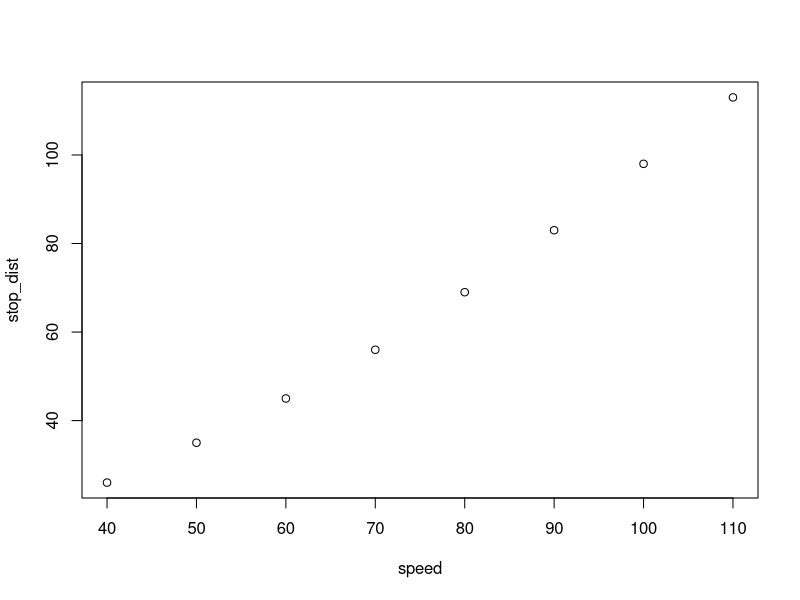
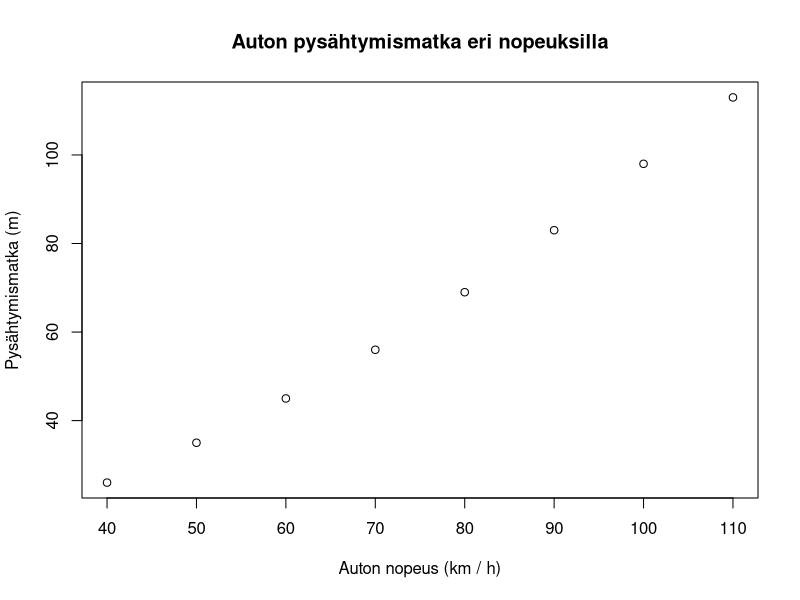
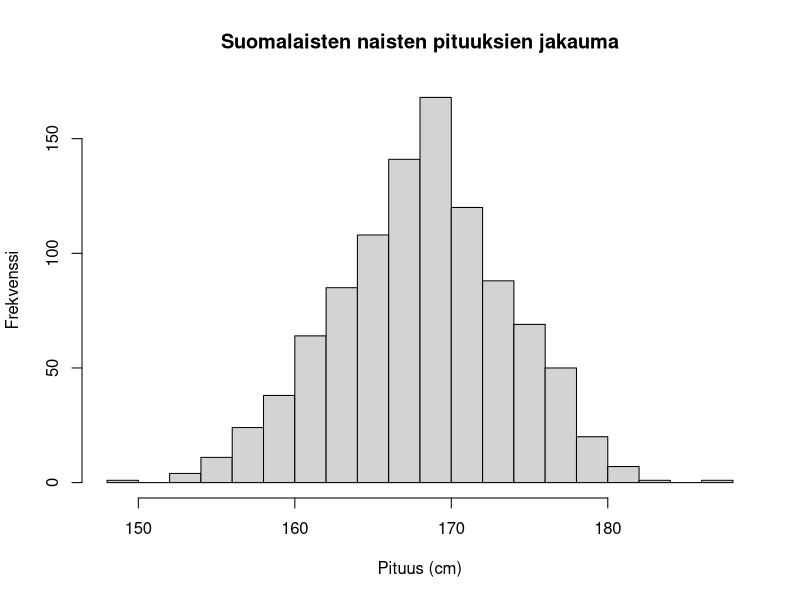
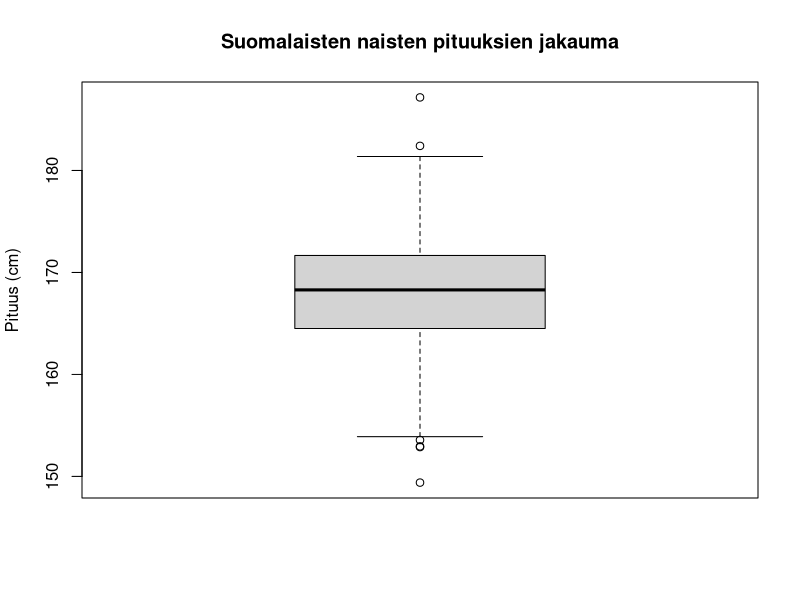
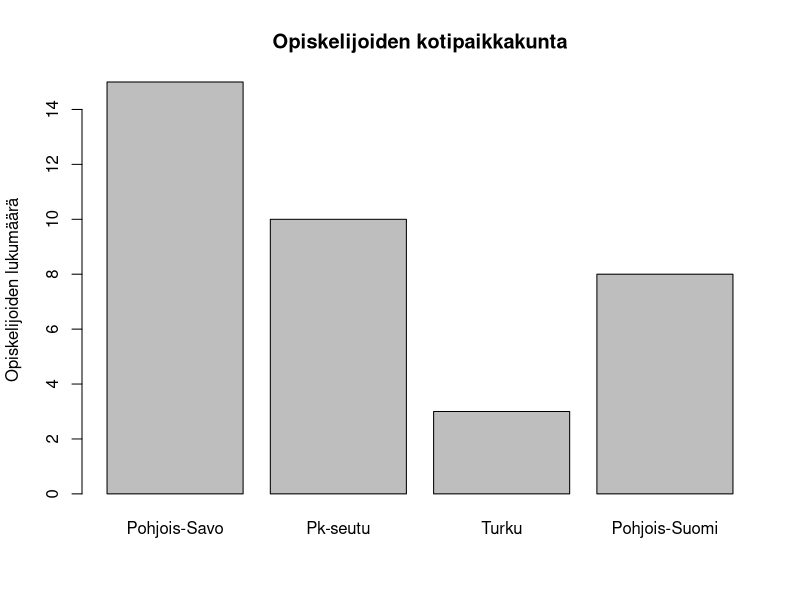
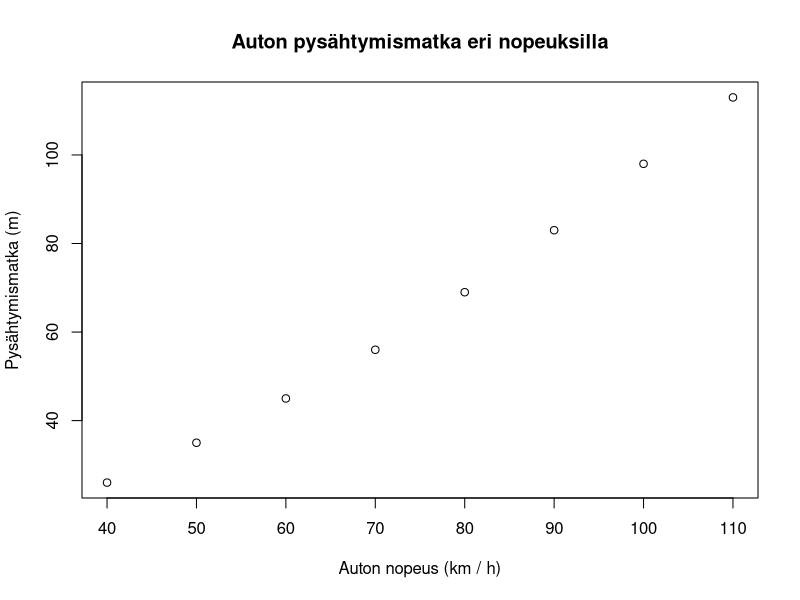
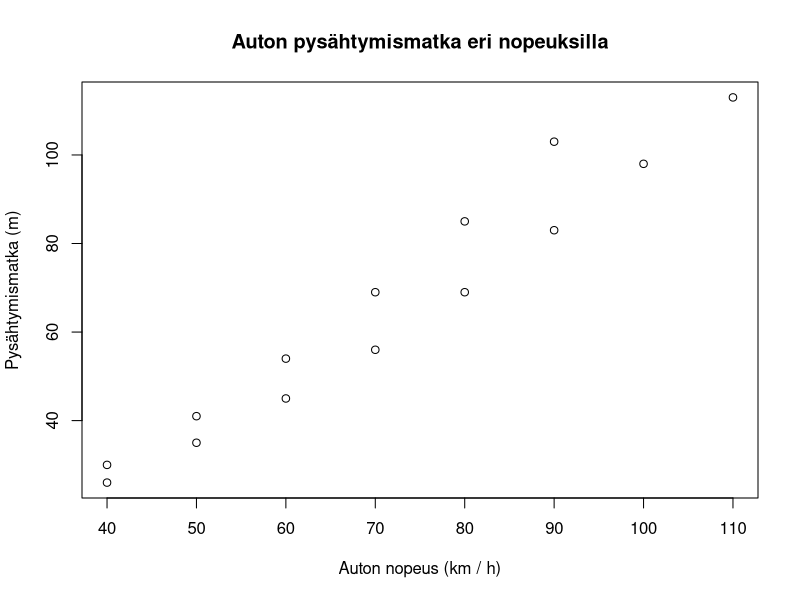
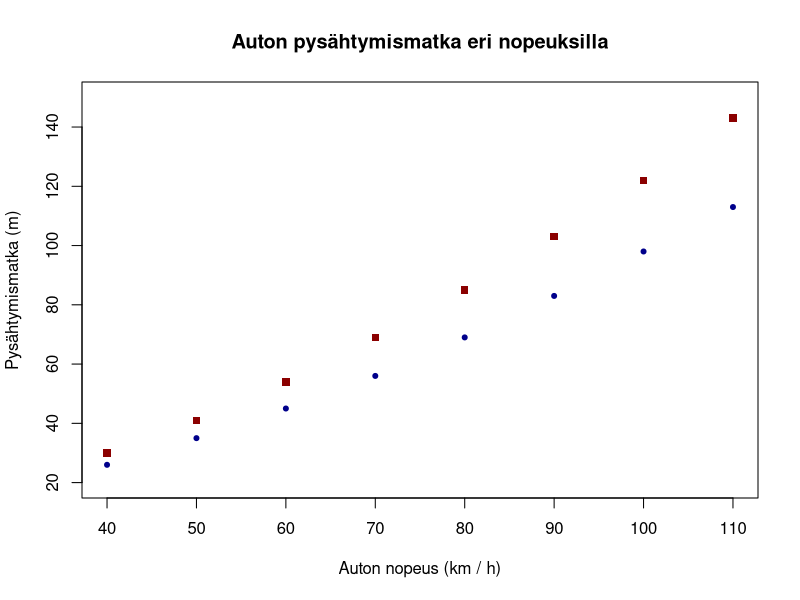

The R source for these figures, in order:
## ---- chunk 1
# Car speeds (km/h)
speed <- seq(40, 110, by = 10)
# Stopping distances (m)
stop_dist <- c(26, 35, 45, 56, 69, 83, 98, 113)

plot(x = speed, y = stop_dist)
## ---- chunk 2
plot(x = speed, y = stop_dist,
     main = "Auton pysähtymismatka eri nopeuksilla",
     xlab = "Auton nopeus (km / h)", ylab = "Pysähtymismatka (m)")
## ---- chunk 3
# A vector of 1000 observations from a normal distribution of heights of Finnish women
heights <- rnorm(n = 1000, mean = 168, sd = 5.4)
hist(heights, breaks = 20, 
     main = "Suomalaisten naisten pituuksien jakauma",
     xlab = "Pituus (cm)", ylab = "Frekvenssi")
## ---- chunk 4
boxplot(heights, breaks = 20, 
     main = "Suomalaisten naisten pituuksien jakauma",
     ylab = "Pituus (cm)")
## ---- chunk 5
origin <- c("Pohjois-Savo" = 15, "Pk-seutu" = 10, "Turku" = 3,
            "Pohjois-Suomi" = 8)
origin
origin["Turku"]
barplot(origin, 
        main = "Opiskelijoiden kotipaikkakunta",
        ylab = "Opiskelijoiden lukumäärä")
## ---- chunk 6
plot(x = speed, y = stop_dist,
     main = "Auton pysähtymismatka eri nopeuksilla",
     xlab = "Auton nopeus (km / h)", ylab = "Pysähtymismatka (m)")
## ---- chunk 7
stop_dist_wet <- c(30, 41, 54, 69, 85, 103, 122, 143)
plot(x = speed, y = stop_dist,
     main = "Auton pysähtymismatka eri nopeuksilla",
     xlab = "Auton nopeus (km / h)", ylab = "Pysähtymismatka (m)")
points(x = speed, y = stop_dist_wet)
## ---- chunk 8
plot(x = speed, y = stop_dist,
     col = "darkblue", pch = 20,
     ylim = c(20, 150),
     main = "Auton pysähtymismatka eri nopeuksilla",
     xlab = "Auton nopeus (km / h)", ylab = "Pysähtymismatka (m)")
points(x = speed, y = stop_dist_wet, pch = 15, col = "darkred")
## ---- chunk 9
plot(x = speed, y = stop_dist,
     col = "darkblue", pch = 20,
     ylim = c(20, 150),
     main = "Auton pysähtymismatka eri nopeuksilla",
     xlab = "Auton nopeus (km / h)", ylab = "Pysähtymismatka (m)")

points(x = speed, y = stop_dist_wet, pch = 15, col = "darkred")

legend(x = 40, y = 150,
       legend = c("Märkä keli", "Kuiva keli"),
       pch = c(15, 20), col = c("darkred", "darkblue"))
## ---- chunk 10
# Create vecotr of squared speeds to fit second order polynomial
speed_squared <- speed^2

# Model for dry weather
model_dry <- lm(stop_dist ~ speed + speed_squared)
prediction_dry <- model_dry$fitted.values

# Model for rainy weather
model_wet <- lm(stop_dist_wet ~ speed + speed_squared)
prediction_wet <- model_wet$fitted.values
## ---- chunk 11
plot(x = speed, y = stop_dist,
     col = "darkblue", pch = 20,
     ylim = c(20, 150),
     main = "Auton pysähtymismatka eri nopeuksilla",
     xlab = "Auton nopeus (km / h)", ylab = "Pysähtymismatka (m)")

points(x = speed, y = stop_dist_wet, pch = 15, col = "darkred")

legend(x = 40, y = 150,
       legend = c("Märkä keli", "Kuiva keli"),
       pch = c(15, 20), col = c("darkred", "darkblue"))

lines(speed, prediction_dry, lty = "dashed")
lines(speed, prediction_wet, lty = "dashed")
## ---- chunk 12
plot(x = speed, y = stop_dist,
     col = "darkblue", pch = 20,
     ylim = c(20, 150),
     main = "Auton pysähtymismatka eri nopeuksilla",
     xlab = "Auton nopeus (km / h)", ylab = "Pysähtymismatka (m)")

points(x = speed, y = stop_dist_wet, pch = 15, col = "darkred")

legend(x = 40, y = 150,
       legend = c("Märkä keli", "Kuiva keli",
                  "Ennuste märälle kelille",
                  "Ennuste kuivalle kelille"),
       pch = c(15, 20, NA, NA),
       lty = c(NA, NA, "dashed", "dashed"),
       col = c("darkred", "darkblue", "darkred", "darkblue"))

lines(speed, prediction_dry, lty = "dashed", col = "darkblue")
lines(speed, prediction_wet, lty = "dashed", col = "darkred")
## ---- chunk 13
plot(x = speed, y = stop_dist,
     col = "darkblue", pch = 20,
     ylim = c(20, 150),
     main = "Auton pysähtymismatka eri nopeuksilla",
     xlab = "Auton nopeus (km / h)", ylab = "Pysähtymismatka (m)")

points(x = speed, y = stop_dist_wet, pch = 15, col = "darkred")

legend(x = 40, y = 150,
       legend = c("Märkä keli", "Kuiva keli",
                  "Ennuste märälle kelille",
                  "Ennuste kuivalle kelille"),
       pch = c(15, 20, NA, NA),
       lty = c(NA, NA, "dashed", "dashed"),
       col = c("darkred", "darkblue", "darkred", "darkblue"))

lines(speed, prediction_dry, lty = "dashed", col = "darkblue")
lines(speed, prediction_wet, lty = "dashed", col = "darkred")

text(x = 95, y = 145, labels = "ERO JOPA 30 M!!") 
